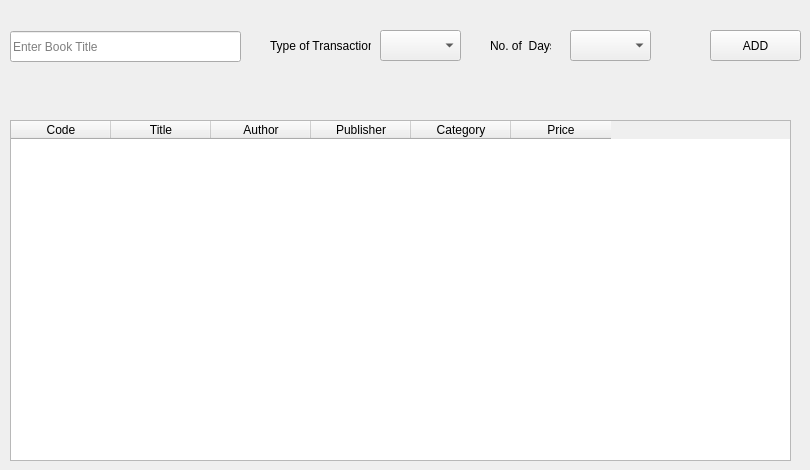
    <widget class="QWidget" name="tab">
     <attribute name="title">
      <string>Tab 1</string>
     </attribute>
     <widget class="QTableWidget" name="tableWidget">
      <property name="geometry">
       <rect>
        <x>10</x>
        <y>120</y>
        <width>781</width>
        <height>341</height>
       </rect>
      </property>
      <property name="showGrid">
       <bool>true</bool>
      </property>
      <attribute name="horizontalHeaderCascadingSectionResizes">
       <bool>false</bool>
      </attribute>
      <column>
       <property name="text">
        <string>Code</string>
       </property>
      </column>
      <column>
       <property name="text">
        <string>Title</string>
       </property>
      </column>
      <column>
       <property name="text">
        <string>Author</string>
       </property>
      </column>
      <column>
       <property name="text">
        <string>Publisher</string>
       </property>
      </column>
      <column>
       <property name="text">
        <string>Category</string>
       </property>
      </column>
      <column>
       <property name="text">
        <string>Price</string>
       </property>
      </column>
     </widget>
     <widget class="QPushButton" name="pushButton_6">
      <property name="geometry">
       <rect>
        <x>710</x>
        <y>30</y>
        <width>91</width>
        <height>31</height>
       </rect>
      </property>
      <property name="text">
       <string>ADD</string>
      </property>
     </widget>
     <widget class="QLineEdit" name="lineEdit">
      <property name="geometry">
       <rect>
        <x>10</x>
        <y>31</y>
        <width>231</width>
        <height>31</height>
       </rect>
      </property>
      <property name="placeholderText">
       <string>Enter Book Title</string>
      </property>
     </widget>
     <widget class="QComboBox" name="comboBox">
      <property name="geometry">
       <rect>
        <x>380</x>
        <y>30</y>
        <width>81</width>
        <height>31</height>
       </rect>
      </property>
      <property name="font">
       <font>
        <pointsize>10</pointsize>
       </font>
      </property>
      <item>
       <property name="text">
        <string/>
       </property>
      </item>
      <item>
       <property name="text">
        <string>Retrieve</string>
       </property>
      </item>
      <item>
       <property name="text">
        <string>Rent</string>
       </property>
      </item>
     </widget>
     <widget class="QComboBox" name="comboBox_2">
      <property name="geometry">
       <rect>
        <x>570</x>
        <y>30</y>
        <width>81</width>
        <height>31</height>
       </rect>
      </property>
      <property name="font">
       <font>
        <pointsize>10</pointsize>
       </font>
      </property>
      <item>
       <property name="text">
        <string/>
       </property>
      </item>
      <item>
       <property name="text">
        <string>1</string>
       </property>
      </item>
      <item>
       <property name="text">
        <string>2</string>
       </property>
      </item>
      <item>
       <property name="text">
        <string>3</string>
       </property>
      </item>
      <item>
       <property name="text">
        <string>4</string>
       </property>
      </item>
      <item>
       <property name="text">
        <string>5</string>
       </property>
      </item>
      <item>
       <property name="text">
        <string>6</string>
       </property>
      </item>
      <item>
       <property name="text">
        <string>7</string>
       </property>
      </item>
      <item>
       <property name="text">
        <string>8</string>
       </property>
      </item>
      <item>
       <property name="text">
        <string>9</string>
       </property>
      </item>
      <item>
       <property name="text">
        <string>10</string>
       </property>
      </item>
     </widget>
     <widget class="QLabel" name="label">
      <property name="geometry">
       <rect>
        <x>270</x>
        <y>20</y>
        <width>101</width>
        <height>51</height>
       </rect>
      </property>
      <property name="text">
       <string>Type of Transaction</string>
      </property>
     </widget>
     <widget class="QLabel" name="label_2">
      <property name="geometry">
       <rect>
        <x>490</x>
        <y>30</y>
        <width>61</width>
        <height>31</height>
       </rect>
      </property>
      <property name="text">
       <string>No. of  Days</string>
      </property>
     </widget>
    </widget>
